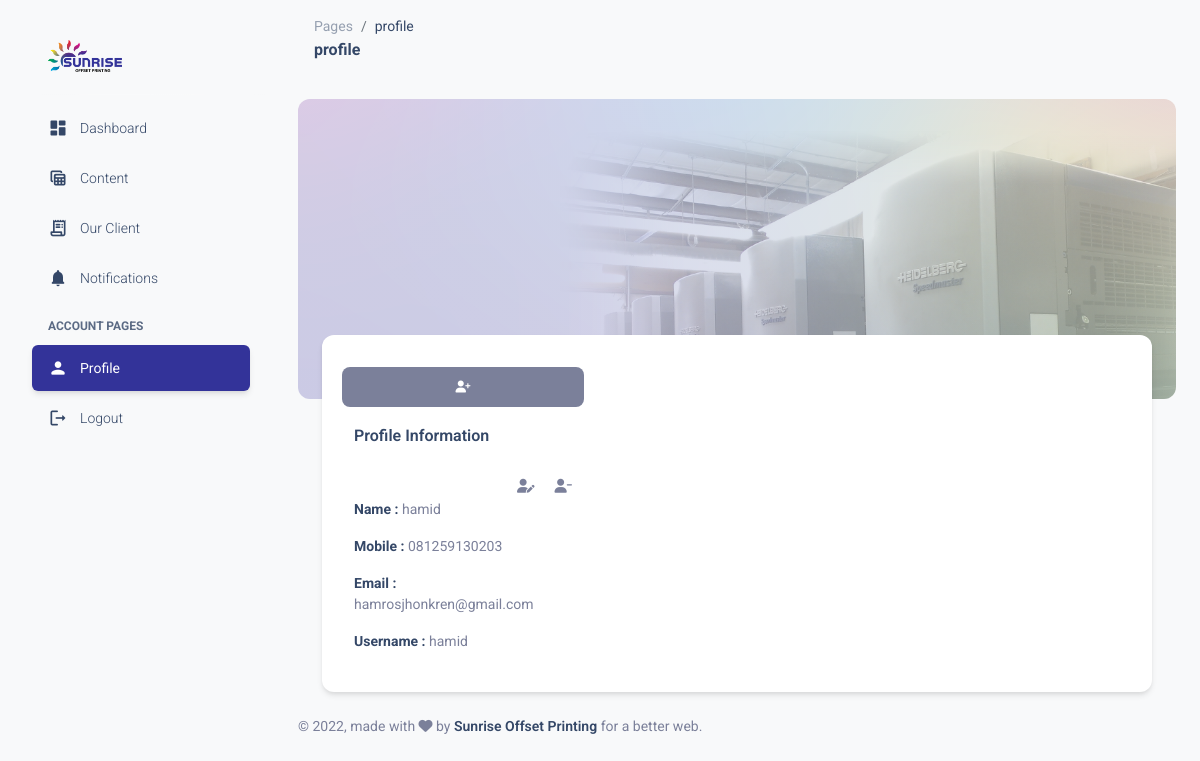
/admin/profile.php, run on the app's committed database.
### tables this page shows
CREATE TABLE `pengguna` (
  `id_pengguna` int(11) NOT NULL,
  `kode_pengguna` char(9) NOT NULL,
  `nama_pengguna` varchar(50) NOT NULL,
  `email` varchar(35) NOT NULL,
  `no_telp` char(14) NOT NULL,
  `username` varchar(50) NOT NULL,
  `password` varchar(100) NOT NULL,
  `status` int(11) NOT NULL
);

### admin/profile.php (the view, shortened to what this page needs)
<!DOCTYPE html>
<html lang="en">
  <head>
<link href="../admin/assets/css/nucleo-icons.css" rel="stylesheet" />
<link href="../admin/assets/css/nucleo-svg.css" rel="stylesheet" />
<link id="pagestyle" href="../admin/assets/css/material-dashboard.css" rel="stylesheet" />
  </head>
  <body class="g-sidenav-show  bg-gray-100">
 <aside class="sidenav navbar navbar-vertical navbar-expand-xs border-0 border-radius-xl my-3 fixed-start ms-3   bg-gradient-white" id="sidenav-main">
  <div class="sidenav-header">
    <a class="navbar-brand m-0" href="" target="_blank">
      <img src="assets/img/logo2.png" class="navbar-brand-img h-100" alt="main_logo">
    </a>
  </div>
  <hr class="horizontal light mt-0 mb-2">
  <div class="collapse navbar-collapse  w-auto " id="sidenav-collapse-main">
    <ul class="navbar-nav">
<li class="nav-item">
  <a class="nav-link text-dark " href="./index.php">
      <div class="text-dark text-center me-2 d-flex align-items-center justify-content-center">
        <i class="material-icons opacity-10">dashboard</i>
      </div>
    <span class="nav-link-text ms-1">Dashboard</span>
  </a>
</li>
<li class="nav-item">
  <a class="nav-link text-dark  " href="./content.php">
      <div class="text-dark text-center me-2 d-flex align-items-center justify-content-center">
        <i class="material-icons opacity-10">table_view</i>
      </div>
    <span class="nav-link-text ms-1">Content</span>
  </a>
</li>
<li class="nav-item">
  <a class="nav-link text-dark  " href="./ourclient.php">
      <div class="text-dark  text-center me-2 d-flex align-items-center justify-content-center">
        <i class="material-icons opacity-10">receipt_long</i>
      </div>
    <span class="nav-link-text ms-1">Our Client</span>
  </a>
</li>
<li class="nav-item">
  <a class="nav-link text-dark " href="./notifications.php">
      <div class="text-dark text-center me-2 d-flex align-items-center justify-content-center">
        <i class="material-icons opacity-10">notifications</i>
      </div>
    <span class="nav-link-text ms-1">Notifications</span>
  </a>
</li>
    <li class="nav-item mt-3">
      <h6 class="ps-4 ms-2 text-uppercase text-xs text-dark font-weight-bolder opacity-8">Account pages</h6>
    </li>
<li class="nav-item">
  <a class="nav-link text-dark active bg-gradient-primary " href="./profile.php">
      <div class="text-dark text-center me-2 d-flex align-items-center justify-content-center">
        <i class="material-icons opacity-10">person</i>
      </div>
    <span class="nav-link-text ms-1">Profile</span>
  </a>
</li>
      <li class="nav-item">
        <a class="nav-link text-dark " href="./logout.php">
            <div class="text-dark text-center me-2 d-flex align-items-center justify-content-center">
              <i class="material-icons opacity-10">logout</i>
            </div>
          <span class="nav-link-text ms-1">Logout</span>
        </a>
      </li>
    </ul>
  </div>
</aside>
      <main class="main-content border-radius-lg ">
<nav class="navbar navbar-main navbar-expand-lg px-0 mx-4 shadow-none border-radius-xl" id="navbarBlur" data-scroll="true">
  <div class="container-fluid py-1 px-3">
    <nav aria-label="breadcrumb">
      <ol class="breadcrumb bg-transparent mb-0 pb-0 pt-1 px-0 me-sm-6 me-5">
        <li class="breadcrumb-item text-sm"><a class="opacity-5 text-dark" href="javascript:;">Pages</a></li>
        <li class="breadcrumb-item text-sm text-dark active" aria-current="page">profile</li>
      </ol>
      <h6 class="font-weight-bolder mb-0">profile</h6>
  </nav>
  </div>
  </nav>
<div class="container-fluid px-2 px-md-4">
      <div class="page-header min-height-300 border-radius-xl mt-4" style="background-image: url('../assets/img/background-01.png');">
        <span class="mask  bg-gradient-primary  opacity-1"></span>
      </div>
      <div class="card card-body mx-3 mx-md-4 mt-n6">
        <div class="row gx-4">
<div class="col-12 col-xl-4">
              <div class="card card-plain h-100">
                <div class="card-header pb-0 p-3">
                  <div class="row">
                  <a class="btn btn-secondary mb-3" id="btn-tambah-profile">
                        <i class="fas fa-user-plus" data-bs-toggle="tooltip" data-bs-placement="top" title="Tambah Profile"></i>
                      </a>
                    <div class="col d-flex align-items-center">
                      <h6 class="mb-2">Profile Information</h6>
                    </div>
                  </div>
                </div>
                <?php
                        include '../config/database.php';
                        $sql="select * from pengguna order by id_pengguna desc";
                        $hasil=mysqli_query($kon,$sql);
                        while ($data = mysqli_fetch_array($hasil)):
                    ?>
                <div class="card-body p-3">
                  <ul class="list-group">
                  <div class="ms-auto text-end">
                      <a class="btn-edit" id_pengguna="<?php echo $data['id_pengguna']; ?>" kode_pengguna="<?php echo $data['kode_pengguna']; ?>">
                        <i class="fas fa-user-edit text-secondary text-sm mx-3"></i>
                      </a>
                      <a class="btn-hapus" id_pengguna="<?php echo $data['id_pengguna']; ?>" kode_pengguna="<?php echo $data['kode_pengguna']; ?>" ><i class="fas fa-user-minus text-secondary text-sm"></i>
                      </a>
                    </div>
                    <li class="list-group-item border-0 ps-0 pt-0 text-sm"><strong class="text-dark">Name : </strong><?php echo $data['nama_pengguna']; ?></li>
                    <li class="list-group-item border-0 ps-0 text-sm"><strong class="text-dark">Mobile : </strong><?php echo $data['no_telp']; ?></li>
                    <li class="list-group-item border-0 ps-0 text-sm"><strong class="text-dark">Email : </strong><?php echo $data['email']; ?></li>
                    <li class="list-group-item border-0 ps-0 text-sm"><strong class="text-dark">Username : </strong><?php echo $data['username']; ?></li>
                  </ul>
                </div>
                <?php endwhile; ?>
              </div>
            </div>
            </div>
              </div>
            </div>
<footer class="footer py-4 w-100  ">
  <div class="container-fluid">
    <div class="row align-items-center justify-content-lg-between">
      <div class="col-lg-6 mb-lg-0 mb-4">
        <div class="copyright text-center text-sm text-muted text-lg-start">
          © ,
          made with <i class="fa fa-heart"></i> by
          <a href="" class="font-weight-bold" target="_blank">Sunrise Offset Printing</a>
          for a better web.
        </div>
      </div>
    </div>
  </div>
</footer>
</main>
  </body>
</html>

### data on the page
pengguna: nama_pengguna "hamid", no_telp "081259130203", email "hamrosjhonkren@gmail.com", username "hamid"
